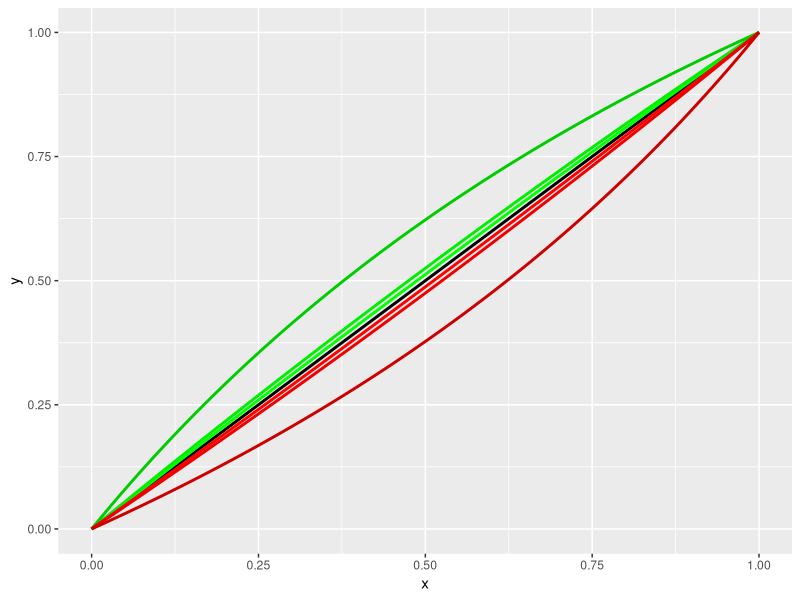
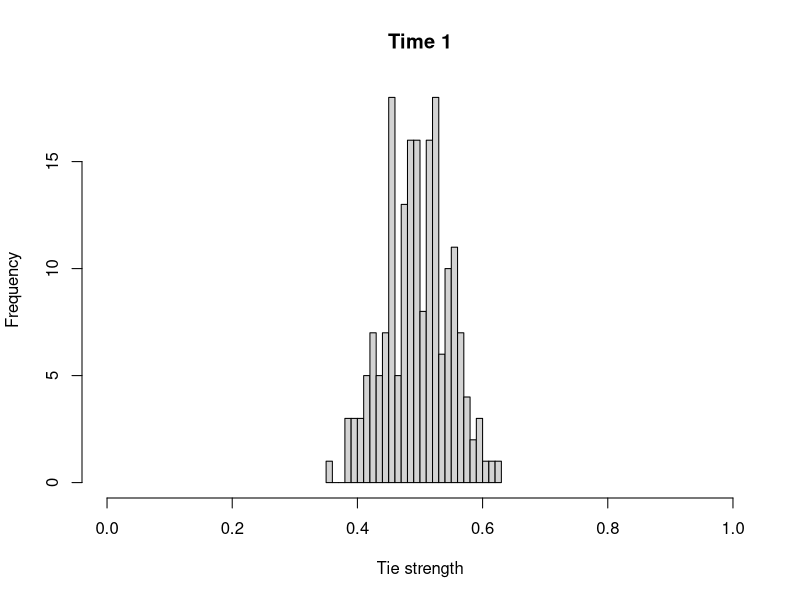
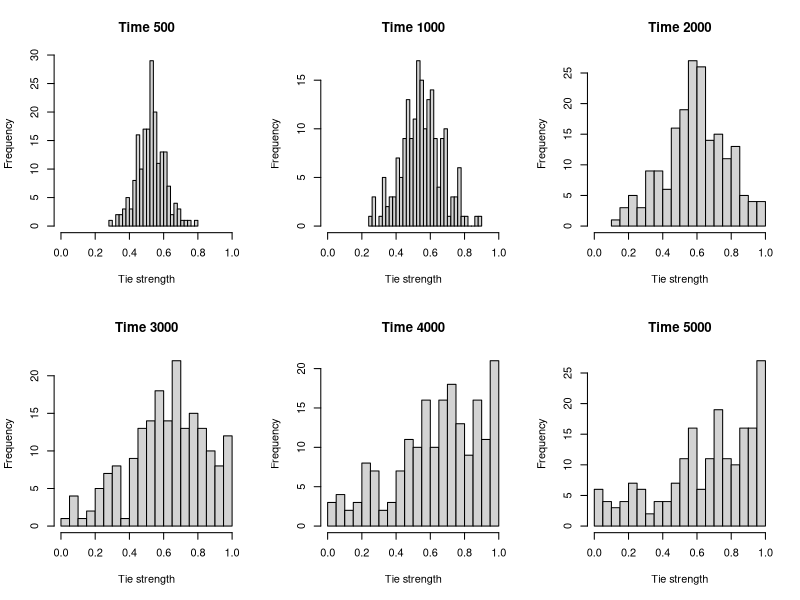
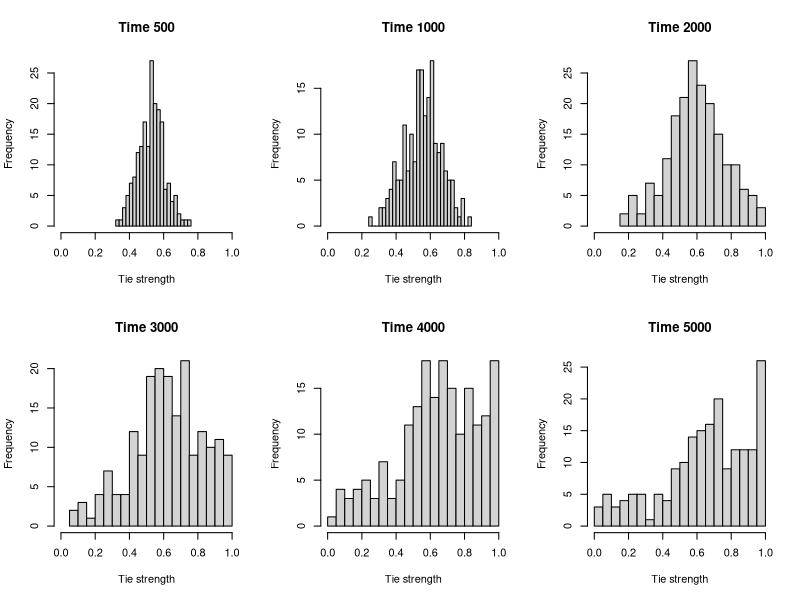
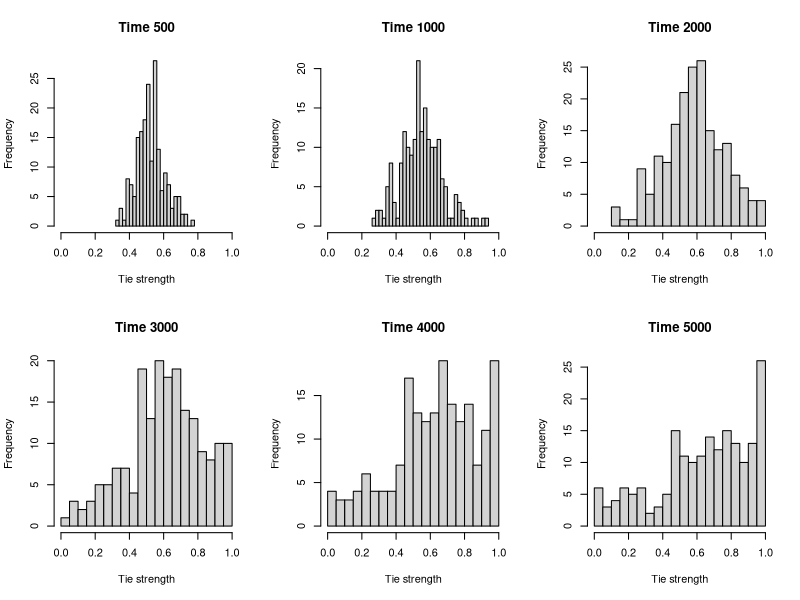
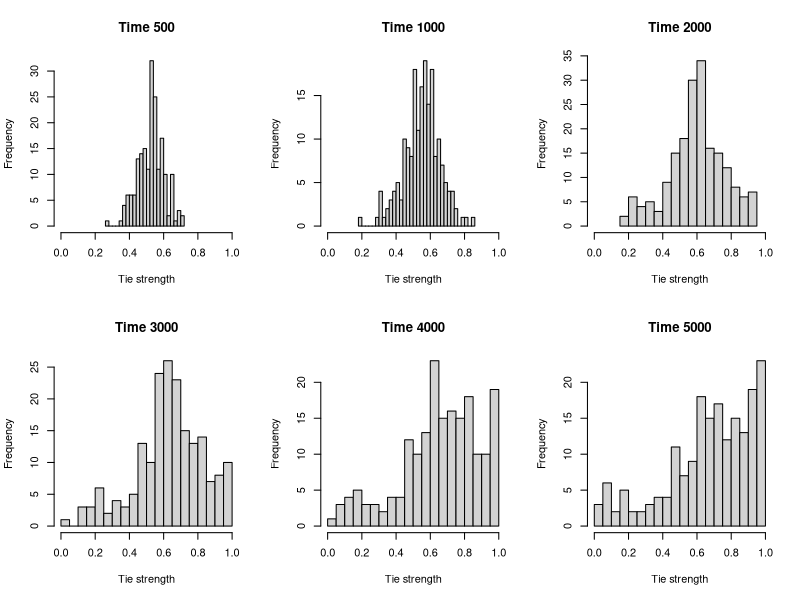
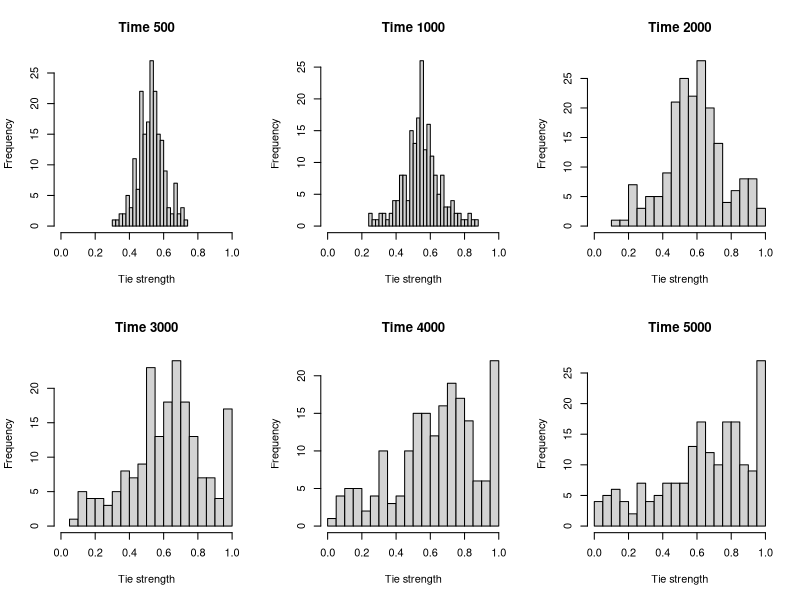
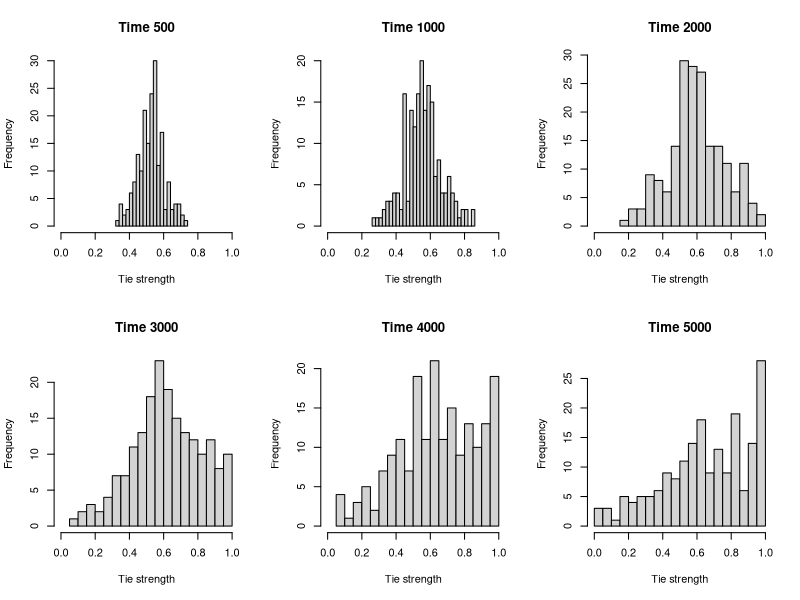

Here is the R script that generated these plots, in order:
########################################################################################################################
## GOSSIP ABM
## R script written by Jose Luis Estevez (Linkoping University)
## Date: February 24th 2020
########################################################################################################################

rm(list=ls())

# R PACKAGES REQUIRED
library(ggplot2);library(igraph)

########################################################################################################################

# gossip-based network evolution algorithm
ntw_evolution <- function(matrix,
                          reps=5000, # iterations
                          pos_gossip=0.5, # proportion of positive gossip
                          receiver_selectivity=.1, # how selective actors are when choosing receivers [0: very selective; 1: non-selective]
                          target_selectivity=.1, # how selective actors are when choosing targets [0: very selective; 1: non-selective]
                          force_sr=.05, # effect on the sender-receiver tie
                          force_rt=.05){ # effect on the receiver-target tie
  
  # creation of the output object: a list of matrices, as many as iterations has the ABM
  obj <- vector('list',length=reps)
  obj[[1]] <- matrix # the initiation matrix
  
  # the gossip procedure
  for(i in 2:reps){
    obj[[i]] <- obj[[i-1]]
    
    # type of gossip sent: positive or negative (by default 50% each)
    type <- rbinom(1,1,pos_gossip) 
    # sender selection (at random)
    sender <- as.numeric(sample(rownames(obj[[i-1]]),1)) 
    
    # negative gossip 
    if(type == 0){ 
      
      # target selection
      # gossipers can gossip about n_targets (this number ranging from 1 to all other nodes in the network (n-1))
      n_targets <- 1 + rbinom(1,size=(nrow(obj[[i-1]])-1),prob=target_selectivity) 
      # choose one of the n_targets who are least liked by the sender
      potential_targets <- order(obj[[i-1]][sender,-sender],decreasing=FALSE)[1:n_targets]  
      target <- as.numeric(sample(potential_targets,1))
      
      # receiver selection
      # gossipers can gossip to n_receivers (this number ranging from 1 to all other nodes in the network (n-2))
      n_receivers <- 1 + rbinom(1,size=(nrow(obj[[i-1]])-2),prob=receiver_selectivity) 
      # choose one of the n_receivers who like the target the least 
      potential_receivers <- order(obj[[i-1]][target,-c(sender,target)],decreasing=FALSE)[1:n_receivers] 
      receiver <- as.numeric(sample(potential_receivers,1))
      
      # Network evolution part
      # SR: attraction force
      sr_effect <- 1/(1+exp(-(log(obj[[i]][sender,receiver]/(1-obj[[i]][sender,receiver]))+force_sr))) 
      obj[[i]][sender,receiver] <- obj[[i]][receiver,sender] <- sr_effect
      # RT: repulsion force
      rt_effect <- 1/(1+exp(-(log(obj[[i]][receiver,target]/(1-obj[[i]][receiver,target]))-force_rt))) 
      obj[[i]][receiver,target] <- obj[[i]][target,receiver] <- rt_effect
      
      # positive gossip 
    }else{ 
      
      # target selection
      # gossipers can gossip about n_targets (this number ranging from 1 to all other nodes in the network (n-1))
      n_targets <- 1 + rbinom(1,size=(nrow(obj[[i-1]])-1),prob=target_selectivity)
      # choose one of the n_targets who are most liked by the sender 
      potential_targets <- order(obj[[i-1]][sender,-sender],decreasing=TRUE)[1:n_targets] 
      target <- as.numeric(sample(potential_targets,1))
      
      # receiver selection
      # gossipers can gossip to n_receivers (this number ranging from 1 to all other nodes in the network (n-2))
      n_receivers <- 1 + rbinom(1,size=(nrow(obj[[i-1]])-2),prob=receiver_selectivity)
      # choose one of the n_receivers who like the target the most 
      potential_receivers <- order(obj[[i-1]][target,-c(sender,target)],decreasing=TRUE)[1:n_receivers] 
      receiver <- as.numeric(sample(potential_receivers,1))
      
      # Network evolution part
      # SR: attraction force
      sr_effect <- 1/(1+exp(-(log(obj[[i]][sender,receiver]/(1-obj[[i]][sender,receiver]))+force_sr))) 
      obj[[i]][sender,receiver] <- obj[[i]][receiver,sender] <- sr_effect
      # RT: attraction force
      rt_effect <- 1/(1+exp(-(log(obj[[i]][receiver,target]/(1-obj[[i]][receiver,target]))+force_rt))) 
      obj[[i]][receiver,target] <- obj[[i]][target,receiver] <- rt_effect
    }
  }
  return(obj)
}

# Function used (visual)
force_visual <- data.frame(x=seq(0,1,by=.001))
force_visual$y <- 1/(1+exp(-(log(force_visual$x/(1-force_visual$x)))))
force_visual$attraction_.05 <- 1/(1+exp(-(log(force_visual$x/(1-force_visual$x))+.05)))
force_visual$repulsion_.05 <- 1/(1+exp(-(log(force_visual$x/(1-force_visual$x))-.05)))
force_visual$attraction_.1 <- 1/(1+exp(-(log(force_visual$x/(1-force_visual$x))+.1)))
force_visual$repulsion_.1 <- 1/(1+exp(-(log(force_visual$x/(1-force_visual$x))-.1)))
force_visual$attraction_.5 <- 1/(1+exp(-(log(force_visual$x/(1-force_visual$x))+.5)))
force_visual$repulsion_.5 <- 1/(1+exp(-(log(force_visual$x/(1-force_visual$x))-.5)))

ggplot(data=force_visual)+
  geom_line(aes(x,y),colour='black',size=1)+
  geom_line(aes(x,attraction_.05),colour='green',size=1)+
  geom_line(aes(x,attraction_.1),colour='green2',size=1)+
  geom_line(aes(x,attraction_.5),colour='green3',size=1)+
  geom_line(aes(x,repulsion_.05),colour='red',size=1)+
  geom_line(aes(x,repulsion_.1),colour='red2',size=1)+
  geom_line(aes(x,repulsion_.5),colour='red3',size=1)

########################################################################################################################

# Initiation-matrix (rnorm with mean .5 and sd .05)
initiation_mtx <- matrix(data=NA,nrow=20,ncol=20)

set.seed(290691)
for(i in 1:nrow(initiation_mtx)){
  for(j in 1:ncol(initiation_mtx)){
    if(i > j){
      initiation_mtx[i,j] <- rnorm(1,0.5,.05)
    }
  }
}

initiation_mtx <- sna::symmetrize(initiation_mtx,'lower') # symmetrisation 
rownames(initiation_mtx) <- colnames(initiation_mtx) <- 1:nrow(initiation_mtx)
hist(initiation_mtx[lower.tri(initiation_mtx,diag=FALSE)],breaks=25,xlim=c(0,1),main="Time 1",xlab='Tie strength') 

# Network evolution (how many network evolutions: now set to 10)
mtx <- vector('list',length=10)
for(i in seq_along(mtx)){
  mtx[[i]] <- initiation_mtx
}

########################################################################################################################

# ABMs
set.seed(290691)
mtx_50posgos <- lapply(mtx,ntw_evolution)

########################################################################################################################

# Results (Keep only results at rates 500, 1000, 2000, 3000, 4000, 5000)
for(i in seq_along(mtx_50posgos)){
  mtx_50posgos[[i]] <- mtx_50posgos[[i]][c(500,1000,2000,3000,4000,5000)]
  names(mtx_50posgos[[i]]) <- c(500,1000,2000,3000,4000,5000)
}

# Visualistions (histograms)
visual_ntws <- hist_ties <- vector('list')

par(mfrow=c(2,3))
for(i in seq_along(mtx_50posgos)){
  for(j in seq_along(mtx_50posgos[[i]])){
    hist(mtx_50posgos[[i]][[j]][lower.tri((mtx_50posgos[[i]][[j]]),diag=FALSE)],
         breaks=25,xlim=c(0,1),
         main=paste('Time ',names(mtx_50posgos[[i]])[[j]],sep=''),xlab='Tie strength')
  }
}

# Visualistions (networks) (only at rates 3000, 4000, and 5000)
par(mfrow=c(1,3))
for(i in seq_along(mtx_50posgos)){
  for(j in c(4,5,6)){
    x <- graph_from_adjacency_matrix(1*(mtx_50posgos[[i]][[j]] > .95),mode='undirected',diag=FALSE)
    layo <- layout_with_fr(x)
    groups <- cluster_edge_betweenness(x)
    
    
    y <- graph_from_adjacency_matrix(1*(mtx_50posgos[[i]][[j]] > .95) - 1*(mtx_50posgos[[i]][[j]] < .05),
                                     mode='undirected',weighted=TRUE,diag=FALSE)
    E(y)$color <- as.character(factor(E(y)$weight,levels=c(-1,1),labels=c('red','navyblue')))
    plot(y,layout=layo,mark.groups=groups,main=paste('Rate ',names(mtx_50posgos[[i]])[[j]],sep=''))
  }
}
